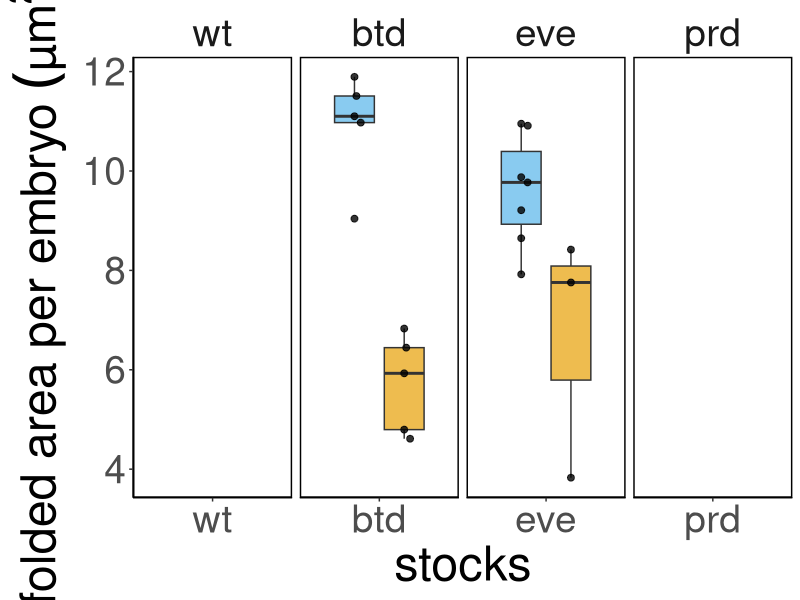
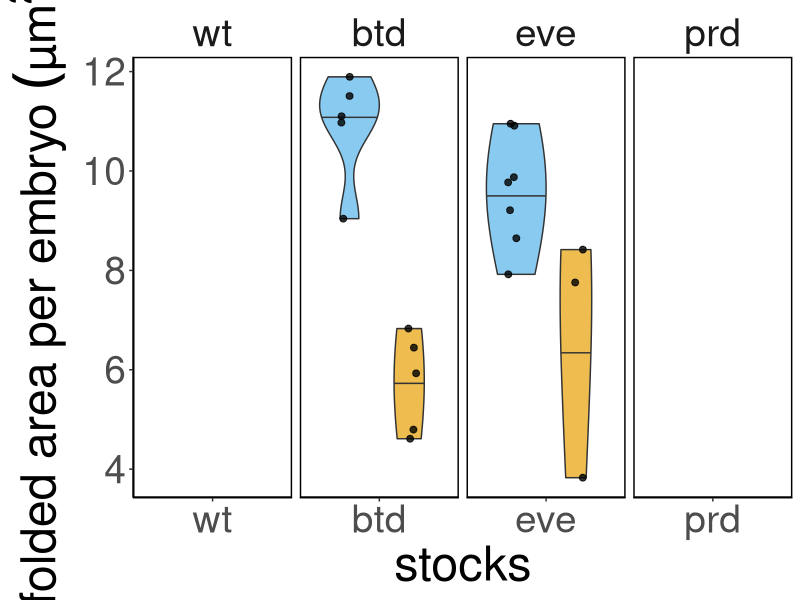
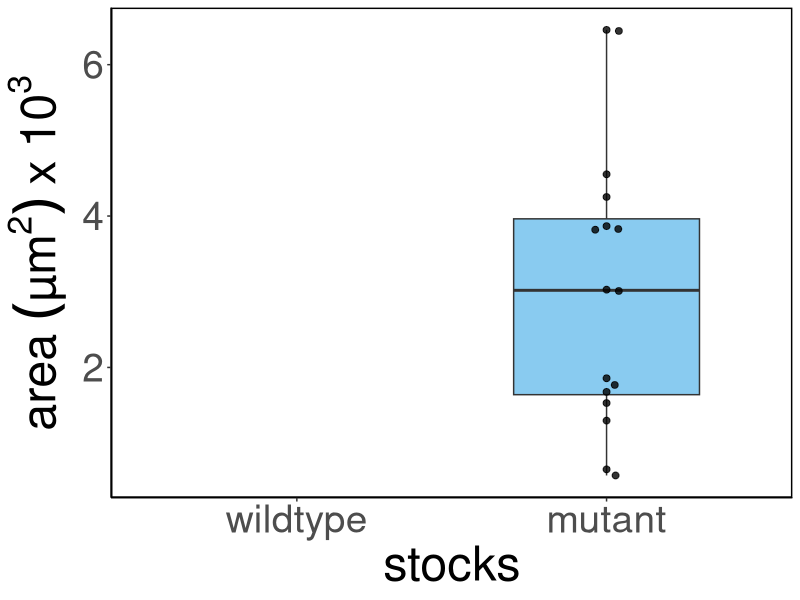
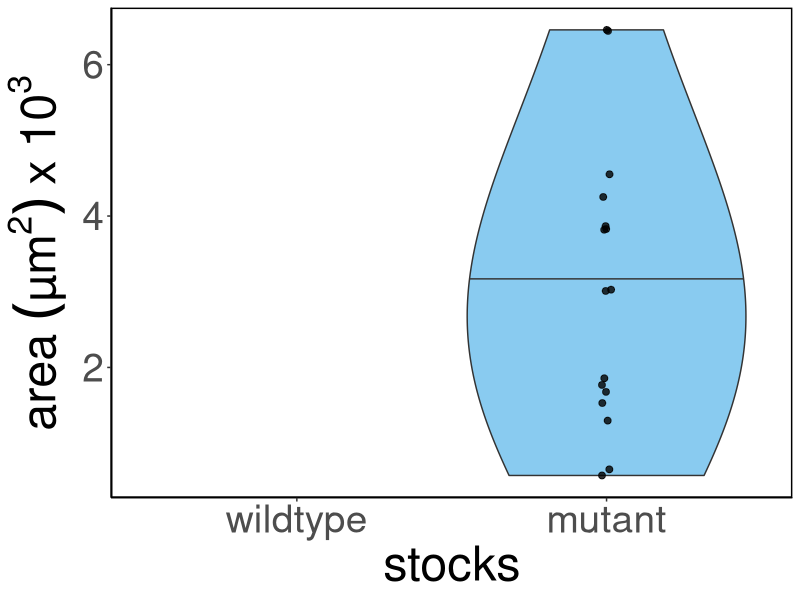
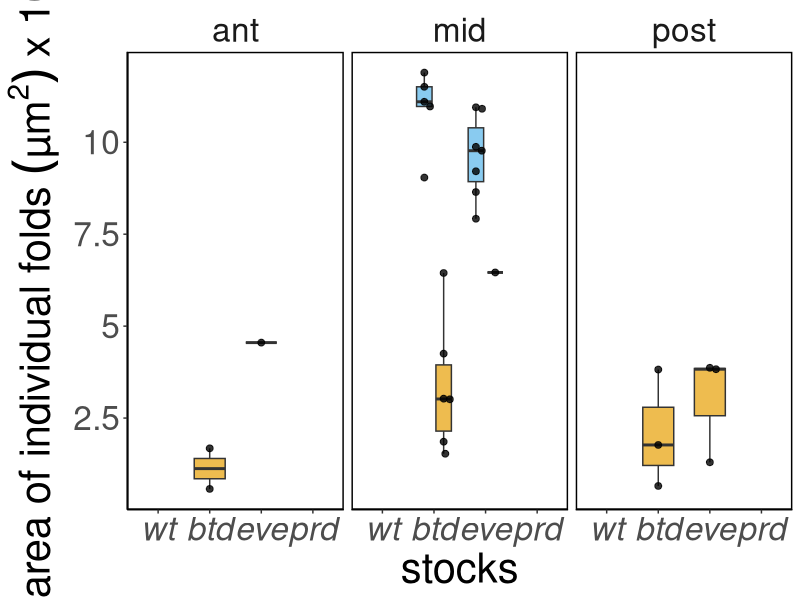
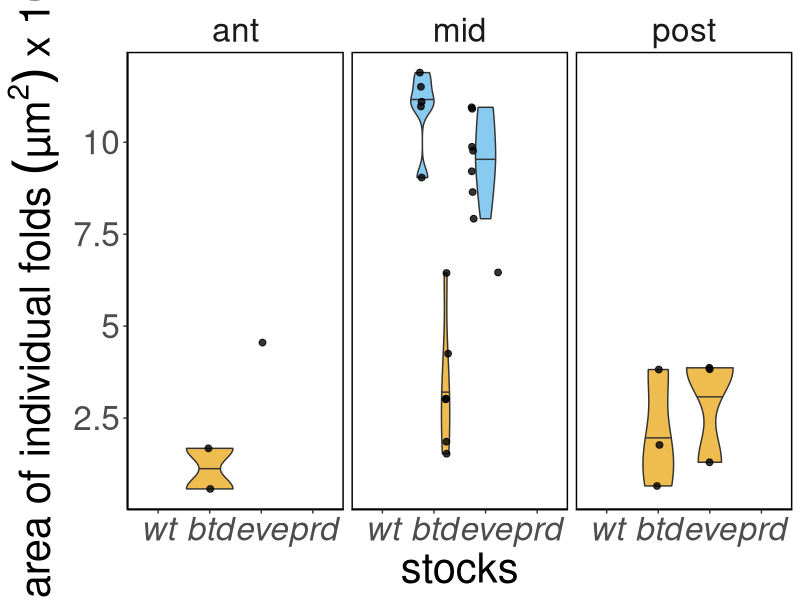
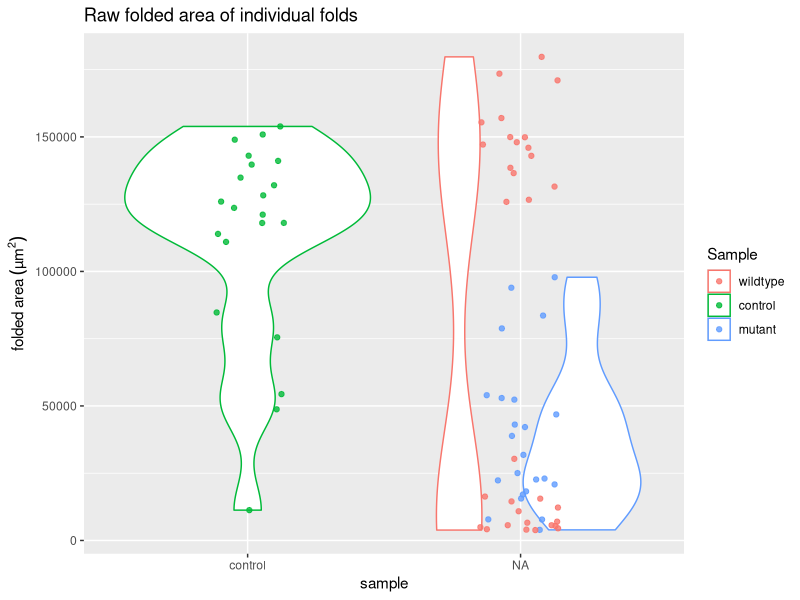
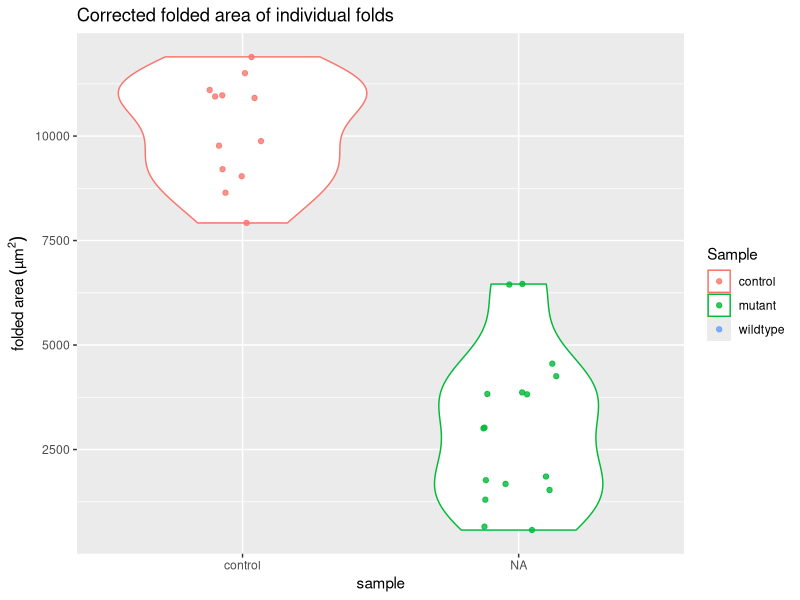

The R source for these figures, in order: (Note: this script raises an error after producing the figures.)
## ---- chunk 1
knitr::opts_chunk$set(echo = TRUE, tidy = TRUE, cache = FALSE)
knitr::opts_knit$set(root.dir = "~/Dropbox/Projects/Cephalic_furrow/7-Paper/1-analyses/folded-area")
library(ggplot2)
library(ggbeeswarm)
## ---- chunk 2
# Load raw ROI measurements from ImageJ
results <- read.delim("results.txt")

# Remove slice number from the labels
results$Label <- gsub(":1", "", results$Label)

# Split label at "_s" to get the embryo name. sapply gets all first elements of the split.
results$Embryo <- sapply(strsplit(results$Label, "_s"), "[", 1)

# Remove "_CARE" from embryo name
results$Embryo <- gsub("_CARE", "", results$Embryo)

# Add columns with sample information (needs manual update for new ROIs)
#results$Stock <- substring(results$Label, 1, 3)

# Load sample info and merge with results
samples <- read.delim("samples.csv", sep = ",")
results <- merge(results, samples, by = "Label", all.x = TRUE)

# Load corrected area measurements for cartographic projections
corrected <- read.delim("corrected_results.txt", sep = "")
colnames(corrected) <- c("Label", "AreaCorr")

# Merge corrected area to results
results <- merge(results, corrected, by = "Label", all.x = TRUE)

# Transform data frame to order the stock for plotting
results <- transform(results, Stock=factor(Stock, levels = c("wt", "btd", "eve", "prd")))

# Quick fix to add type of fold
results$Type <- "EF"
results[results$Stock == "wt" & results$Position == "mid",]$Type <- "CF"
results[results$Stock == "btd" & results$Genotype == "heterozygote",]$Type <- "CF"
results[results$Stock == "eve" & results$Genotype == "heterozygote",]$Type <- "CF"
results[results$Stock == "prd" & results$Genotype == "heterozygote",]$Type <- "CF"
results[results$Stock == "prd" & results$Position == "mid",]$Type <- "CF"

# Transform data frame to order the stock for plotting
results <- transform(results, Sample=factor(Sample, levels = c("wildtype", "control", "mutant")))

# Sum total folded area
area <- aggregate(results$Area, list(results$Embryo), sum)
colnames(area) <- c("Embryo", "Area")

# Sum total folded area corrected
areacorr <- aggregate(results$AreaCorr, list(results$Embryo), sum)
colnames(areacorr) <- c("Embryo", "AreaCorr")

# Count number of folds
nfold <- data.frame(table(results$Embryo))
colnames(nfold) <- c("Embryo", "Folds")

# Get sample information
embryos <- unique(results[, c("Embryo", "Stock", "Sample", "Genotype")])

# Merge datasets
total <- merge(area, areacorr, by = "Embryo", all.x = TRUE)
total <- merge(total, nfold, by = "Embryo", all.x = TRUE)
total <- merge(total, embryos, by = "Embryo", all.x = TRUE)

# Transform data frame to order the stock for plotting
total <- transform(total, Stock=factor(Stock, levels = c("wt", "btd", "eve", "prd")))
## ---- chunk 3
# Print btd embryos
sprintf("btd: embryos=%s (het=%s, hom=%s), folds=%s (het=%s, hom=%s)",
        length(embryos[embryos$Stock == "btd",]$Embryo), # total embryos
        length(embryos[embryos$Genotype == "heterozygote" & embryos$Stock == "btd",]$Embryo), # het embryos
        length(embryos[embryos$Genotype == "homozygote" & embryos$Stock == "btd",]$Embryo), # hom embryos
        
        length(results[results$Stock == "btd",]$Label), # total folds
        length(results[results$Genotype == "heterozygote" & results$Stock == "btd",]$Label), # het folds
        length(results[results$Genotype == "homozygote" & results$Stock == "btd",]$Label) # het folds
        )

# Print eve embryos
sprintf("eve: embryos=%s (het=%s, hom=%s), folds=%s (het=%s, hom=%s)",
        length(embryos[embryos$Stock == "eve",]$Embryo), # total embryos
        length(embryos[embryos$Genotype == "heterozygote" & embryos$Stock == "eve",]$Embryo), # het embryos
        length(embryos[embryos$Genotype == "homozygote" & embryos$Stock == "eve",]$Embryo), # hom embryos
        
        length(results[results$Stock == "eve",]$Label), # total folds
        length(results[results$Genotype == "heterozygote" & results$Stock == "eve",]$Label), # het folds
        length(results[results$Genotype == "homozygote" & results$Stock == "eve",]$Label) # het folds
        )

# Print prd embryos
sprintf("prd: embryos=%s (het=%s, hom=%s), folds=%s (het=%s, hom=%s)",
        length(embryos[embryos$Stock == "prd",]$Embryo), # total embryos
        length(embryos[embryos$Genotype == "heterozygote" & embryos$Stock == "prd",]$Embryo), # het embryos
        length(embryos[embryos$Genotype == "homozygote" & embryos$Stock == "prd",]$Embryo), # hom embryos
        
        length(results[results$Stock == "prd",]$Label), # total folds
        length(results[results$Genotype == "heterozygote" & results$Stock == "prd",]$Label), # het folds
        length(results[results$Genotype == "homozygote" & results$Stock == "prd",]$Label) # het folds
        )

# Print wt embryos
sprintf(" wt: embryos=%s, folds=%s, ant=%s, mid=%s, post=%s",
        length(embryos[embryos$Stock == "wt",]$Embryo), # total embryos
        length(results[results$Stock == "wt",]$Label), # total folds
        length(results[results$Stock == "wt" & results$Position == "ant",]$Label), # anterior folds
        length(results[results$Stock == "wt" & results$Position == "mid",]$Label), # middle folds
        length(results[results$Stock == "wt" & results$Position == "post",]$Label) # posterior folds
        )
## ---- chunk 4
ggplot(total, aes(Stock, AreaCorr, fill = Genotype)) +
  geom_boxplot(show.legend = FALSE, alpha = 0.7, outlier.shape = NA, width = 0.6, position = position_dodge(width = 0.75)) +
  geom_point(alpha = 0.8, size = 2, show.legend = FALSE, position = position_beeswarm(priority = "descending", dodge.width = 0.75, cex = 5)) +
  scale_y_continuous(labels = function(x) x / 1000) +
  labs(x = "stocks", y = expression(paste("total folded area per embryo ", (µm^2)~x~10^3))) +
  facet_grid(cols = vars(Stock), scales = "free_x") +
  scale_fill_manual(values=c("#56b4e9", "#e69f03", "#cc79a7")) +
  theme_classic() +
  theme(text =  element_text(size = 35),
        strip.background = element_blank(),
        panel.background = element_rect(colour = "black", size=1),
        )
ggsave("4-plots/total-area-per-embryo.png", width = 12, height = 4)
ggsave("4-plots/total-area-per-embryo.svg", width = 12, height = 4)

## ---- chunk 5
library(ggbeeswarm)
ggplot(total, aes(Stock, AreaCorr, fill = Genotype)) +
  geom_violin(draw_quantiles = c("0.5"), show.legend = FALSE, trim = TRUE, alpha = 0.7, scale = "area", adjust = 2) +
  #geom_dotplot(fill = "black", color = "black", binaxis = "y", binwidth = 300, stackdir = "center", position = "dodge") +
  geom_point(alpha = 0.8, size = 2, show.legend = FALSE, position = position_jitterdodge(dodge.width = 1, jitter.width = 0.1)) +
  scale_y_continuous(labels = function(x) x / 1000) +
  labs(x = "stocks", y = expression(paste("total folded area per embryo ", (µm^2)~x~10^3))) +
  facet_grid(cols = vars(Stock), scales = "free_x") +
  scale_fill_manual(values=c("#56b4e9", "#e69f03", "#cc79a7")) +
  #scale_x_discrete(labels = c("wildtype", "heterozygote", "homozygote", "heterozygote", "homozygote")) +
  theme_classic() +
  theme(text =  element_text(size = 35),
        strip.background = element_blank(),
        panel.background = element_rect(colour = "black", size=1),
        #axis.text.x = element_text(face = "italic"),
        #legend.position = c(0.93,0.9),
        #legend.text = element_text(size = 20),
        #legend.title = element_text(size = 20),
        )
#ggsave("4-plots/total-area-per-embryo.png", width = 12, height = 4)
#ggsave("4-plots/total-area-per-embryo.svg", width = 12, height = 4)
## ---- chunk 6
ggplot(results[results$Stock != "prd" & results$Type == "EF",], aes(Sample, AreaCorr, fill = Sample)) +
  geom_boxplot(show.legend = FALSE, alpha = 0.7, outlier.shape = NA, width = 0.6, position = position_dodge(width = 0.75)) +
  geom_point(alpha = 0.8, size = 2, show.legend = FALSE, position = position_beeswarm(priority = "descending", dodge.width = 0.75, cex = 2)) +
  scale_y_continuous(labels = function(x) x / 1000) +
  labs(x = "stocks", y = expression(paste("area ", (µm^2)~x~10^3))) +
  scale_fill_manual(values=c("#56b4e9", "#e69f03", "#cc79a7")) +
  theme_classic() +
  theme(text =  element_text(size = 35),
        strip.background = element_blank(),
        panel.background = element_rect(colour = "black", size=1)
        )
ggsave("4-plots/individual-area-per-ectopic-fold.png", width = 12, height = 6)
ggsave("4-plots/individual-area-per-ectopic-fold.svg", width = 12, height = 6)

## ---- chunk 7
#ggplot(results[results$Stock != "prd",], aes(Stock, AreaCorr, fill = Type)) +
ggplot(results[results$Stock != "prd" & results$Type == "EF",], aes(Sample, AreaCorr, fill = Sample)) +
  #geom_violin(draw_quantiles = c("0.5"), show.legend = TRUE, trim = TRUE, alpha = 0.7) +
  geom_violin(draw_quantiles = c("0.5"), show.legend = FALSE, trim = TRUE, alpha = 0.7, scale = "area", adjust = 2) +
  geom_point(alpha = 0.8, size = 2, show.legend = FALSE, position = position_jitterdodge(dodge.width = 1, jitter.width = 0.1)) +
  scale_y_continuous(labels = function(x) x / 1000) +
  labs(x = "stocks", y = expression(paste("area ", (µm^2)~x~10^3))) +
  #facet_grid(cols = vars(Type), scales = "free_x") +
  scale_fill_manual(values=c("#56b4e9", "#e69f03", "#cc79a7")) +
  #scale_x_discrete(labels = c("wildtype", "heterozygote", "homozygote", "heterozygote", "homozygote")) +
  theme_classic() +
  theme(text =  element_text(size = 35),
        strip.background = element_blank(),
        panel.background = element_rect(colour = "black", size=1),
        #axis.text.x = element_text(face = "italic"),
        #legend.position = c(0.93,0.9),
        #legend.text = element_text(size = 20),
        #legend.title = element_text(size = 20),
        )
#ggsave("4-plots/individual-area-per-ectopic-fold.png", width = 12, height = 6)
#ggsave("4-plots/individual-area-per-ectopic-fold.svg", width = 12, height = 6)
## ---- chunk 8
ggplot(results, aes(Stock, AreaCorr, fill = Genotype)) +
  geom_boxplot(show.legend = FALSE, alpha = 0.7, outlier.shape = NA, width = 0.6, position = position_dodge(width = 0.75)) +
  geom_point(alpha = 0.8, size = 2, show.legend = FALSE, position = position_beeswarm(priority = "descending", dodge.width = 0.75, cex = 3)) +
  scale_y_continuous(labels = function(x) x / 1000) +
  labs(x = "stocks", y = expression(paste("area of individual folds ", (µm^2)~x~10^3))) +
  scale_fill_manual(values=c("#56b4e9", "#e69f03", "#cc79a7")) +
  facet_grid(cols = vars(Position), scales = "free") +
  theme_classic() +
  theme(text = element_text(size = 30),
        strip.background = element_blank(),
        panel.background = element_rect(colour = "black", size=1),
        axis.text.x = element_text(face = "italic"),
        legend.text = element_text(size = 15),
        legend.title = element_text(size = 15),
        )
ggsave("4-plots/area-individual-folds.png", width = 15, height = 8)
ggsave("4-plots/area-individual-folds.svg", width = 15, height = 8)
## ---- chunk 9
ggplot(results, aes(Stock, AreaCorr, fill = Genotype)) +
  geom_violin(draw_quantiles = c("0.5"), show.legend = FALSE, trim = TRUE, alpha = 0.7, scale = "area", adjust = 1) +
  geom_point(alpha = 0.8, size = 2, show.legend = FALSE, position = position_jitterdodge(dodge.width = 1, jitter.width = 0.05)) +
  scale_y_continuous(labels = function(x) x / 1000) +
  labs(x = "stocks", y = expression(paste("area of individual folds ", (µm^2)~x~10^3))) +
  scale_fill_manual(values=c("#56b4e9", "#e69f03", "#cc79a7")) +
  facet_grid(cols = vars(Position), scales = "free") +
  theme_classic() +
  theme(text = element_text(size = 30),
        strip.background = element_blank(),
        panel.background = element_rect(colour = "black", size=1),
        axis.text.x = element_text(face = "italic"),
        #legend.position = c(0.93,0.9),
        legend.text = element_text(size = 15),
        legend.title = element_text(size = 15),
        )
#ggsave("4-plots/area-individual-folds.png", width = 15, height = 8)
#ggsave("4-plots/area-individual-folds.svg", width = 15, height = 8)
## ---- chunk 10
# Plot raw area of individual folds
ggplot(results, aes(factor(Sample, level = c("control", "btd", "eve", "prd")), Area, colour = Sample)) +
  geom_violin() + geom_jitter(alpha = 0.8, width = 0.15) +
  labs(title = "Raw folded area of individual folds", x = "sample", y = expression(paste("folded area ", (µm^2))))
ggsave("4-plots/area_raw_folds.png")

# Plot corrected area of individual folds
ggplot(results, aes(factor(Sample, level = c("control", "btd", "eve", "prd")), AreaCorr, colour = Sample)) +
  geom_violin() + geom_jitter(alpha = 0.8, width = 0.15) +
  labs(title = "Corrected folded area of individual folds", x = "sample", y = expression(paste("folded area ", (µm^2))))
ggsave("4-plots/area_corrected_folds.png")

# Plot corrected area of individual folds
ggplot(results, aes(Genotype, AreaCorr, fill = Genotype)) +
  geom_violin(draw_quantiles = c("0.5"), show.legend = FALSE, alpha = 0.7) +
  geom_jitter(alpha = 0.8, width = 0.1, size = 2, show.legend = FALSE) +
  labs(x = "mutants", y = expression(paste("folded area ", (µm^2)))) +
  facet_grid(~Stock) 
  facet_grid(~Stock, strip.position = "top") 
  scale_color_manual(values=c("#56b4e9", "#e69f03")) +
  scale_fill_manual(values=c("#56b4e9", "#e69f03")) +
  theme_classic() +
  theme(text =  element_text(size = 25),
        strip.background = element_blank(),
        strip.placement = "outside",
        strip.text.x = element_text(face = "italic"),
        panel.background = element_rect(colour = "black", size=1))
ggsave("4-plots/area_corrected_folds_facet.png", width = 14, height = 5)
ggsave("4-plots/area_corrected_folds_facet.svg", width = 14, height = 5)

# Plot raw area of individual folds
ggplot(total, aes(factor(Sample, level = c("control", "btd", "eve", "prd")), Area, colour = Sample)) +
  geom_violin() + geom_jitter(alpha = 0.8, width = 0.15) +
  labs(title = "Raw folded area per embryo", x = "sample", y = expression(paste("folded area ", (µm^2))))
ggsave("4-plots/area_raw_embryos.png")

# Plot corrected area of individual folds
ggplot(total, aes(factor(Sample, level = c("control", "btd", "eve", "prd")), AreaCorr, colour = Sample)) +
  geom_violin() + geom_jitter(alpha = 0.8, width = 0.15) +
  labs(title = "Corrected folded area of individual folds", x = "sample", y = expression(paste("folded area ", (µm^2))))
ggsave("4-plots/area_corrected_embryos.png")

# Plot corrected area of individual folds
ggplot(total, aes(Genotype, AreaCorr, fill = Genotype)) +
  geom_violin(draw_quantiles = c("0.5"), show.legend = FALSE, alpha = 0.7) +
  geom_jitter(alpha = 0.8, width = 0.1, size = 2, show.legend = FALSE) +
  labs(x = "mutants", y = expression(paste("folded area ", (µm^2)))) +
  facet_wrap(~Stock, strip.position = "top") +
  scale_color_manual(values=c("#56b4e9", "#e69f03")) +
  scale_fill_manual(values=c("#56b4e9", "#e69f03")) +
  theme_classic() +
  theme(text =  element_text(size = 25),
        strip.background = element_blank(),
        strip.placement = "outside",
        strip.text.x = element_text(face = "italic"),
        panel.background = element_rect(colour = "black", size=1))
ggsave("4-plots/area_corrected_embryos_facet.png", width = 14, height = 5)
ggsave("4-plots/area_corrected_embryos_facet.svg", width = 14, height = 5)

# Plot correlation between raw area and number of folds
ggplot(total, aes(Folds, Area, colour = Sample)) + geom_point()
ggsave("4-plots/area_raw_by_nfolds.png")
# Plot correlation between corrected area and number of folds
ggplot(results, aes(Perim., AreaCorr, colour = Stock)) + geom_point()
ggsave("4-plots/area_corrected_by_nfolds.png")

## ---- chunk 11
# Subset results
results_btdeve <- results[results$Stock != "prd",]
total_btdeve <- total[total$Stock != "prd",]

# Plot raw area of individual folds
ggplot(results_btdeve, aes(factor(Sample, level = c("control", "btd", "eve")), Area, colour = Sample)) +
  geom_violin() + geom_jitter(alpha = 0.8, width = 0.15) +
  labs(title = "Raw folded area of individual folds", x = "sample", y = expression(paste("folded area ", (µm^2))))
ggsave("4-plots/btdeve_area_raw_folds.png")

# Plot corrected area of individual folds
ggplot(results_btdeve, aes(factor(Sample, level = c("control", "btd", "eve")), AreaCorr, colour = Sample)) +
  geom_violin() + geom_jitter(alpha = 0.8, width = 0.15) +
  labs(title = "Corrected folded area of individual folds", x = "sample", y = expression(paste("folded area ", (µm^2))))
ggsave("4-plots/btdeve_area_corrected_folds.png")

# Plot corrected area of individual folds
ggplot(results_btdeve, aes(Genotype, AreaCorr, fill = Genotype)) +
  geom_violin(draw_quantiles = c("0.5"), show.legend = FALSE, alpha = 0.7) +
  geom_jitter(alpha = 0.8, width = 0.1, size = 2, show.legend = FALSE) +
  labs(x = "mutants", y = expression(paste("folded area ", (µm^2*10^3)))) +
  facet_wrap(~Stock, strip.position = "top") +
  scale_color_manual(values=c("#56b4e9", "#e69f03")) +
  scale_fill_manual(values=c("#56b4e9", "#e69f03")) +
  scale_y_continuous(labels = function(x) x/1000) +
  theme_classic() +
  theme(text =  element_text(size = 30),
        strip.background = element_blank(),
        strip.placement = "outside",
        strip.text.x = element_text(face = "italic"),
        panel.background = element_rect(colour = "black", size=1))
ggsave("4-plots/btdeve_area_corrected_folds_facet.png", width = 12, height = 6)
ggsave("4-plots/btdeve_area_corrected_folds_facet.svg", width = 12, height = 6)

# Plot raw area of folding per embryo
ggplot(total_btdeve, aes(factor(Sample, level = c("control", "btd", "eve")), Area, colour = Sample)) +
  geom_violin() + geom_jitter(alpha = 0.8, width = 0.15) +
  labs(title = "Raw folded area per embryo", x = "sample", y = expression(paste("folded area ", (µm^2))))
ggsave("4-plots/btdeve_area_raw_embryos.png")

# Plot corrected area of folding per embryo
ggplot(total_btdeve, aes(factor(Sample, level = c("control", "btd", "eve")), AreaCorr, colour = Sample)) +
  geom_violin() + geom_jitter(alpha = 0.8, width = 0.15) +
  labs(title = "Corrected folded area of individual folds", x = "sample", y = expression(paste("folded area ", (µm^2))))
ggsave("4-plots/btdeve_area_corrected_embryos.png")

# Plot corrected area of folding per embryo
ggplot(total_btdeve, aes(Genotype, AreaCorr, fill = Genotype)) +
  geom_violin(draw_quantiles = c("0.5"), show.legend = FALSE, alpha = 0.7) +
  geom_jitter(alpha = 0.8, width = 0.1, size = 2, show.legend = FALSE) +
  labs(x = "mutants", y = expression(paste("folded area ", (µm^2*10^3)))) +
  facet_wrap(~Stock, strip.position = "top") +
  scale_color_manual(values=c("#56b4e9", "#e69f03")) +
  scale_fill_manual(values=c("#56b4e9", "#e69f03")) +
  scale_y_continuous(labels = function(x) x/1000) +
  theme_classic() +
  theme(text =  element_text(size = 30),
        strip.background = element_blank(),
        strip.placement = "outside",
        strip.text.x = element_text(face = "italic"),
        panel.background = element_rect(colour = "black", size=1))
ggsave("4-plots/btdeve_area_corrected_embryos_facet.png", width = 12, height = 6)
ggsave("4-plots/btdeve_area_corrected_embryos_facet.svg", width = 12, height = 6)

# Plot correlation between raw area and number of folds
ggplot(total_btdeve, aes(Folds, Area, colour = Sample)) + geom_point()
ggsave("4-plots/btdeve_area_raw_by_nfolds.png")

# Plot correlation between corrected area and number of folds
ggplot(total_btdeve, aes(Folds, AreaCorr, colour = Sample)) + geom_point()
ggsave("4-plots/btdeve_area_corrected_by_nfolds.png")
